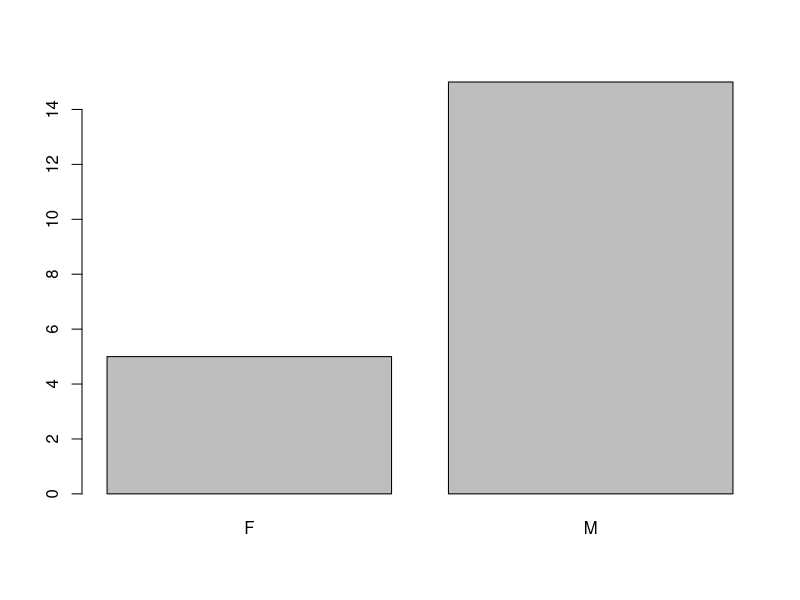
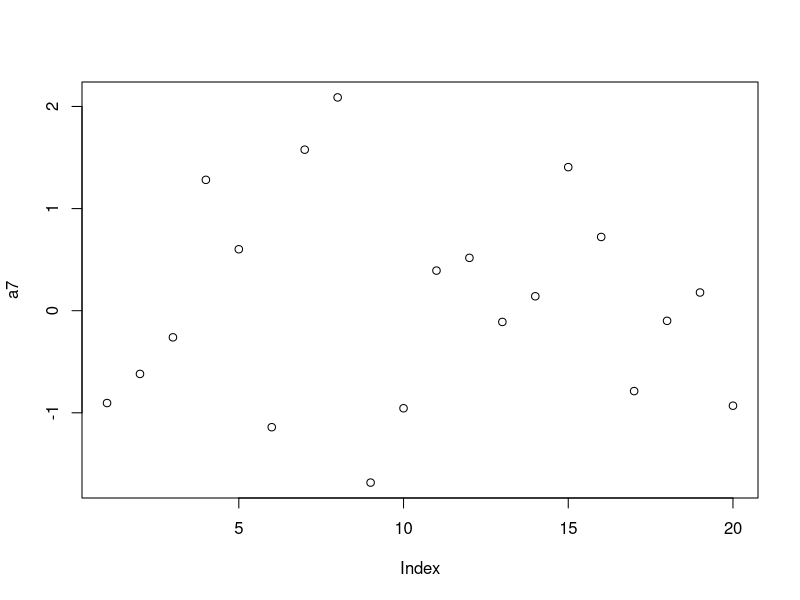
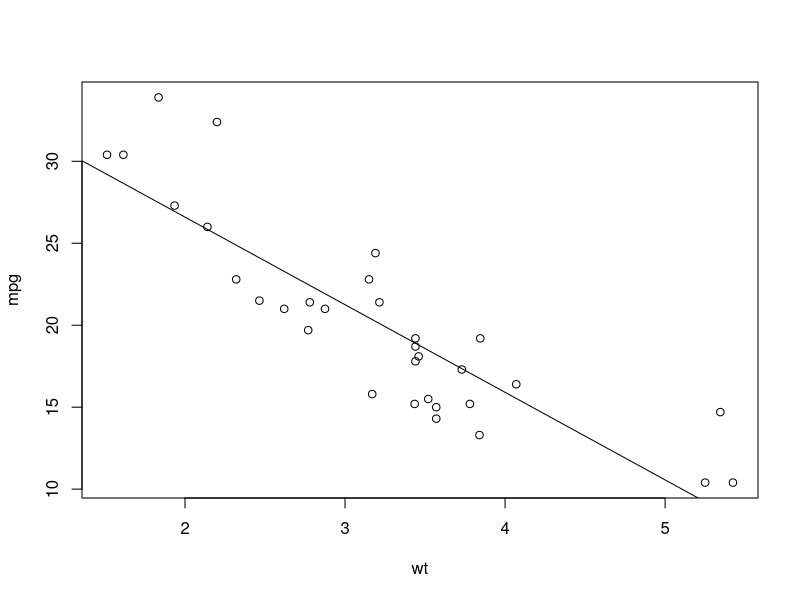
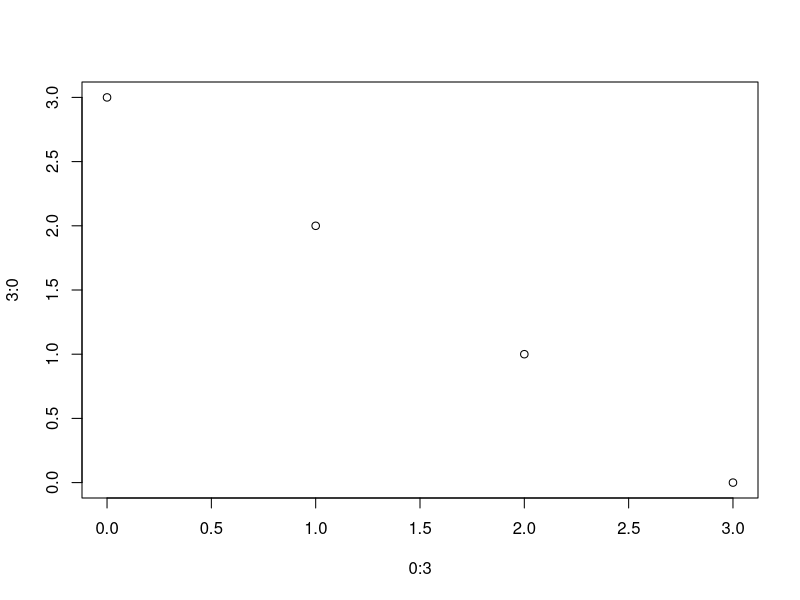

Reproduce these figures in R, in order.
# Lecture Nov. 15/20, 2018

toupper("aBcd")
tolower("ABcD")

a1 = 3.14
class(a1) 

a2 = 3
class(a2)

a3 = 3L
class(a3)

a4 = 1:5
class(a4)

a5 = matrix(1:6, 2,3)
class(a5)

a6 = as.factor(ifelse(rnorm(20)>0,"M","F"))
class(a6) # "factor"

a7 = rnorm(20)
class(a7) # "numeric"

summary(a7)
summary(a6)

# summary is a "generic" function
methods("summary")

# These are some of "methods"from the generic function: summary

summary.factor
summary.default

summary(mtcars)

class(mtcars)
summary.data.frame

# Example of generic functions: print(), plot(), print(), predict()

methods(print)
# print() is a special generic function. It changes the way
# of displayig an object based on their class, 
# when we call the object.

methods(plot)
plot(a6)
plot(a7)

# class and type are not necessarily same
m <- lm(mpg ~ wt, mtcars)
class(m)

methods(coef) # note coef.default() is a hidden method
getS3method("coef","default")
coef(m)

###########################################

rm(list=ls())

g = list(name = "Margaret", age = 2)
g
class(g) # orginal (built-in) class

class(g) <- "girl" # define (user-defined) new class
g

b = list(name = "Philip", age =11) 
class(b) # orginal (built-in) class
class(b) = "boy" # define (user-defined) new class
b

print.girl = function(x) {
  cat(sep="", toupper(x$name), ", ", x$age, "\n") 
  # girls get upper case
}


print.boy = function(x) {
  cat(sep="", tolower(x$name), ", ", x$age, "\n") 
  # boys get lower case
}

print(g)
print(b)

# (Skip) ##########################################

g
b

g$age
b$age

g <- unclass(g)
b <- unclass(b)

g
b

#########################################################
#########################################################


?abline

m <- lm(mpg ~ wt, mtcars)
names(m)

plot(mpg~wt, data=mtcars)
abline(reg=m)
?abline

methods("coef")
getS3method("coef", "default")

class(g) <- 'girl'
class(b) <- 'boy'

plot(x=0:3, y=3:0)

coef.girl = function(object, ...) {
  return(c(object$age, 0)) # horizontal line with y-intercept age
}

abline(g)

methods(class="lm")
